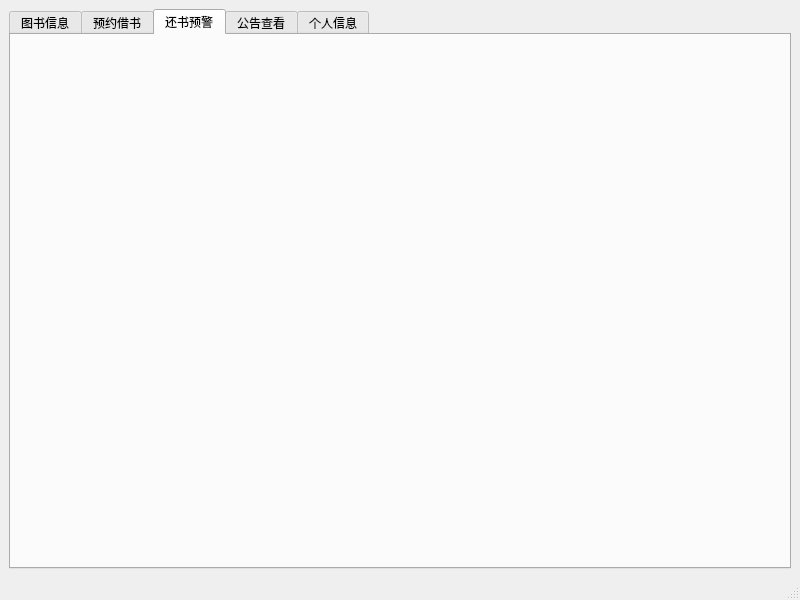
<?xml version="1.0" encoding="UTF-8"?>
<ui version="4.0">
 <class>UserInterface</class>
 <widget class="QMainWindow" name="UserInterface">
  <property name="geometry">
   <rect>
    <x>0</x>
    <y>0</y>
    <width>800</width>
    <height>600</height>
   </rect>
  </property>
  <property name="windowTitle">
   <string>MainWindow</string>
  </property>
  <widget class="QWidget" name="centralwidget">
   <layout class="QGridLayout" name="gridLayout">
    <item row="0" column="0">
     <widget class="QTabWidget" name="tabWidget">
      <property name="currentIndex">
       <number>2</number>
      </property>
      <widget class="QWidget" name="tab">
       <attribute name="title">
        <string>图书信息</string>
       </attribute>
      </widget>
      <widget class="QWidget" name="tab_2">
       <attribute name="title">
        <string>预约借书</string>
       </attribute>
      </widget>
      <widget class="QWidget" name="tab_3">
       <attribute name="title">
        <string>还书预警</string>
       </attribute>
      </widget>
      <widget class="QWidget" name="tab_4">
       <attribute name="title">
        <string>公告查看</string>
       </attribute>
      </widget>
      <widget class="QWidget" name="tab_5">
       <attribute name="title">
        <string>个人信息</string>
       </attribute>
      </widget>
     </widget>
    </item>
   </layout>
  </widget>
  <widget class="QMenuBar" name="menubar">
   <property name="geometry">
    <rect>
     <x>0</x>
     <y>0</y>
     <width>800</width>
     <height>25</height>
    </rect>
   </property>
  </widget>
  <widget class="QStatusBar" name="statusbar"/>
 </widget>
 <resources/>
 <connections/>
</ui>
